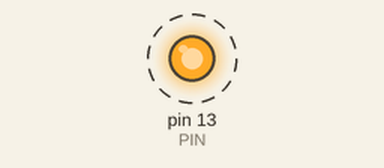
The sketch below on a simulated Arduino Uno, built with avr-gcc and run on an emulated ATmega328P. Shown: output pins drawn as LEDs (lit = HIGH). Dashed ring = blinking.

Above: at 0.2 s.
Timing chart, 0 to 3.0 s (numbered marks = the images above):
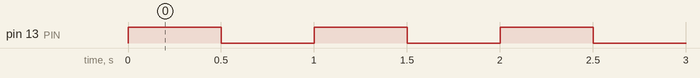

The sketch:

MillisTiming.ino
```cpp
// PROJECT  :Blink Sketch (Periodic Timing Alternative)
// PURPOSE  :To demonstrate the technique of monitoring elapsed time
// AUTHOR   :C. D'Arcy
// DATE     :2018 07 01
// STATUS   :Working
// REFERENCE:https://forum.arduino.cc/index.php?topic=503368.0
#define DURATION 500    //High/Low
#define PIN 1<<PB5      //pin 13
uint64_t lastCount;     //most recent timestamp in ms
void setup() {
  DDRB = PIN;           //pinMode(13,OUTPUT);
  PORTB |= PIN;         //digitalWrite(13, HIGH);
  lastCount = millis(); //obtain the number of ms since the current program started
}
void loop() {
    if (millis()-lastCount>=DURATION){ // has the current interval elapsed?
      PORTB ^= PIN;                    //toggle the state of pin 13 (XOR)
      lastCount = millis();            //reset for next interval
    }
}
```

Measured:
- by itself, pin 13 (PIN): alternates HIGH for 0.50 s and LOW for 0.50 s
